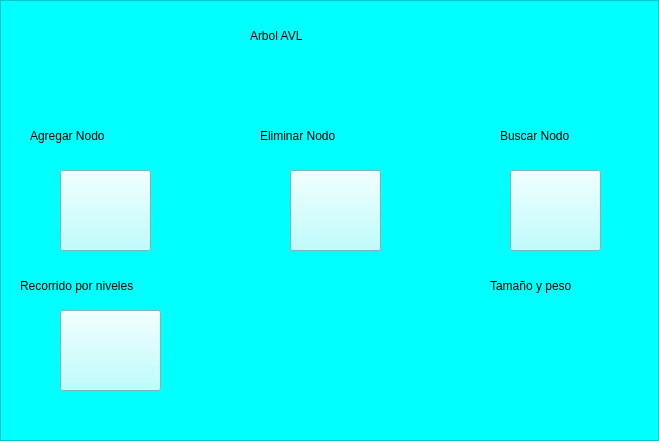
<?xml version="1.0" encoding="UTF-8"?>
<ui version="4.0">
 <class>MainWindow</class>
 <widget class="QMainWindow" name="MainWindow">
  <property name="geometry">
   <rect>
    <x>0</x>
    <y>0</y>
    <width>659</width>
    <height>441</height>
   </rect>
  </property>
  <property name="windowTitle">
   <string>MainWindow</string>
  </property>
  <widget class="QWidget" name="centralwidget">
   <layout class="QVBoxLayout" name="verticalLayout">
    <property name="spacing">
     <number>0</number>
    </property>
    <property name="leftMargin">
     <number>0</number>
    </property>
    <property name="topMargin">
     <number>0</number>
    </property>
    <property name="rightMargin">
     <number>0</number>
    </property>
    <property name="bottomMargin">
     <number>0</number>
    </property>
    <item>
     <widget class="QFrame" name="frame">
      <property name="styleSheet">
       <string notr="true">QFrame{
background-color: rgb(0, 255, 255);
}</string>
      </property>
      <property name="frameShape">
       <enum>QFrame::StyledPanel</enum>
      </property>
      <property name="frameShadow">
       <enum>QFrame::Raised</enum>
      </property>
      <widget class="QLabel" name="label">
       <property name="geometry">
        <rect>
         <x>250</x>
         <y>10</y>
         <width>141</width>
         <height>51</height>
        </rect>
       </property>
       <property name="styleSheet">
        <string notr="true">font: 75 24pt &quot;MS Shell Dlg 2&quot;;</string>
       </property>
       <property name="text">
        <string>Arbol AVL</string>
       </property>
      </widget>
      <widget class="QLabel" name="label_2">
       <property name="geometry">
        <rect>
         <x>30</x>
         <y>120</y>
         <width>131</width>
         <height>31</height>
        </rect>
       </property>
       <property name="styleSheet">
        <string notr="true">font: 75 16pt &quot;MS Shell Dlg 2&quot;;</string>
       </property>
       <property name="text">
        <string>Agregar Nodo</string>
       </property>
      </widget>
      <widget class="QLabel" name="label_3">
       <property name="geometry">
        <rect>
         <x>260</x>
         <y>120</y>
         <width>131</width>
         <height>31</height>
        </rect>
       </property>
       <property name="styleSheet">
        <string notr="true">font: 75 16pt &quot;MS Shell Dlg 2&quot;;</string>
       </property>
       <property name="text">
        <string>Eliminar Nodo</string>
       </property>
      </widget>
      <widget class="QLabel" name="label_4">
       <property name="geometry">
        <rect>
         <x>500</x>
         <y>120</y>
         <width>131</width>
         <height>31</height>
        </rect>
       </property>
       <property name="styleSheet">
        <string notr="true">font: 75 16pt &quot;MS Shell Dlg 2&quot;;</string>
       </property>
       <property name="text">
        <string>Buscar Nodo</string>
       </property>
      </widget>
      <widget class="QLabel" name="label_5">
       <property name="geometry">
        <rect>
         <x>490</x>
         <y>270</y>
         <width>151</width>
         <height>31</height>
        </rect>
       </property>
       <property name="styleSheet">
        <string notr="true">font: 75 16pt &quot;MS Shell Dlg 2&quot;;</string>
       </property>
       <property name="text">
        <string>Tamaño y peso</string>
       </property>
      </widget>
      <widget class="QLabel" name="label_6">
       <property name="geometry">
        <rect>
         <x>20</x>
         <y>270</y>
         <width>201</width>
         <height>31</height>
        </rect>
       </property>
       <property name="styleSheet">
        <string notr="true">font: 75 16pt &quot;MS Shell Dlg 2&quot;;</string>
       </property>
       <property name="text">
        <string>Recorrido por niveles</string>
       </property>
      </widget>
      <widget class="QPushButton" name="pushButton">
       <property name="geometry">
        <rect>
         <x>60</x>
         <y>170</y>
         <width>91</width>
         <height>81</height>
        </rect>
       </property>
       <property name="styleSheet">
        <string notr="true">background-color: rgb(170, 255, 255);</string>
       </property>
       <property name="text">
        <string/>
       </property>
       <property name="icon">
        <iconset>
         <normaloff>Suma.png</normaloff>Suma.png</iconset>
       </property>
       <property name="iconSize">
        <size>
         <width>67</width>
         <height>67</height>
        </size>
       </property>
      </widget>
      <widget class="QPushButton" name="pushButton_2">
       <property name="geometry">
        <rect>
         <x>290</x>
         <y>170</y>
         <width>91</width>
         <height>81</height>
        </rect>
       </property>
       <property name="styleSheet">
        <string notr="true">background-color: rgb(170, 255, 255);</string>
       </property>
       <property name="text">
        <string/>
       </property>
       <property name="icon">
        <iconset>
         <normaloff>Resta.png</normaloff>Resta.png</iconset>
       </property>
       <property name="iconSize">
        <size>
         <width>80</width>
         <height>80</height>
        </size>
       </property>
      </widget>
      <widget class="QPushButton" name="pushButton_3">
       <property name="geometry">
        <rect>
         <x>60</x>
         <y>310</y>
         <width>101</width>
         <height>81</height>
        </rect>
       </property>
       <property name="styleSheet">
        <string notr="true">background-color: rgb(170, 255, 255);</string>
       </property>
       <property name="text">
        <string/>
       </property>
       <property name="icon">
        <iconset>
         <normaloff>Recorrido.png</normaloff>Recorrido.png</iconset>
       </property>
       <property name="iconSize">
        <size>
         <width>89</width>
         <height>89</height>
        </size>
       </property>
      </widget>
      <widget class="QPushButton" name="pushButton_4">
       <property name="geometry">
        <rect>
         <x>510</x>
         <y>170</y>
         <width>91</width>
         <height>81</height>
        </rect>
       </property>
       <property name="styleSheet">
        <string notr="true">background-color: rgb(170, 255, 255);</string>
       </property>
       <property name="text">
        <string/>
       </property>
       <property name="icon">
        <iconset>
         <normaloff>Buscar-removebg-preview.png</normaloff>Buscar-removebg-preview.png</iconset>
       </property>
       <property name="iconSize">
        <size>
         <width>80</width>
         <height>80</height>
        </size>
       </property>
      </widget>
     </widget>
    </item>
   </layout>
  </widget>
 </widget>
 <resources/>
 <connections/>
</ui>
